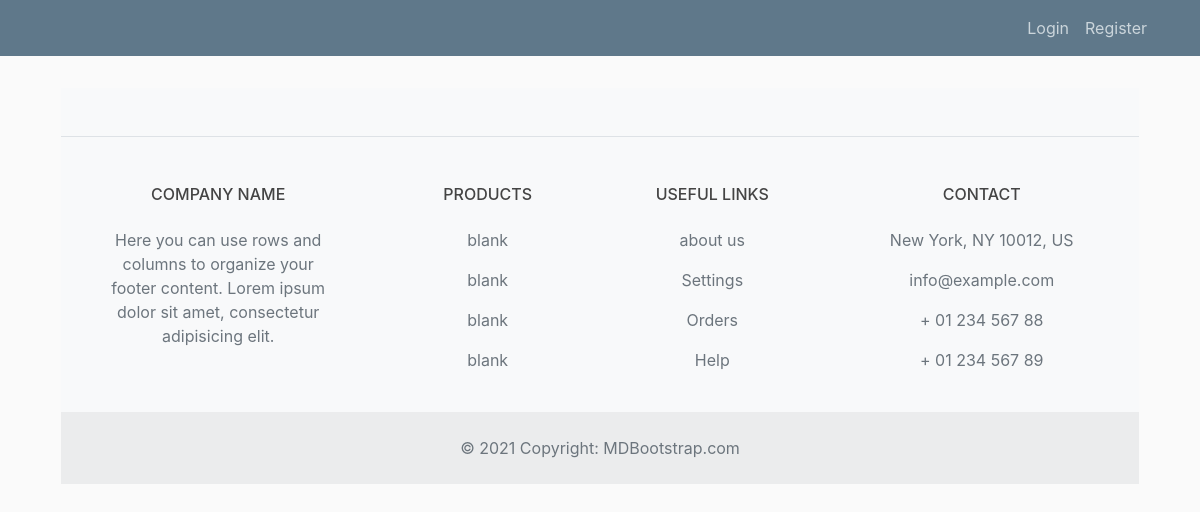
The page /blog/ on the database as committed earlier.
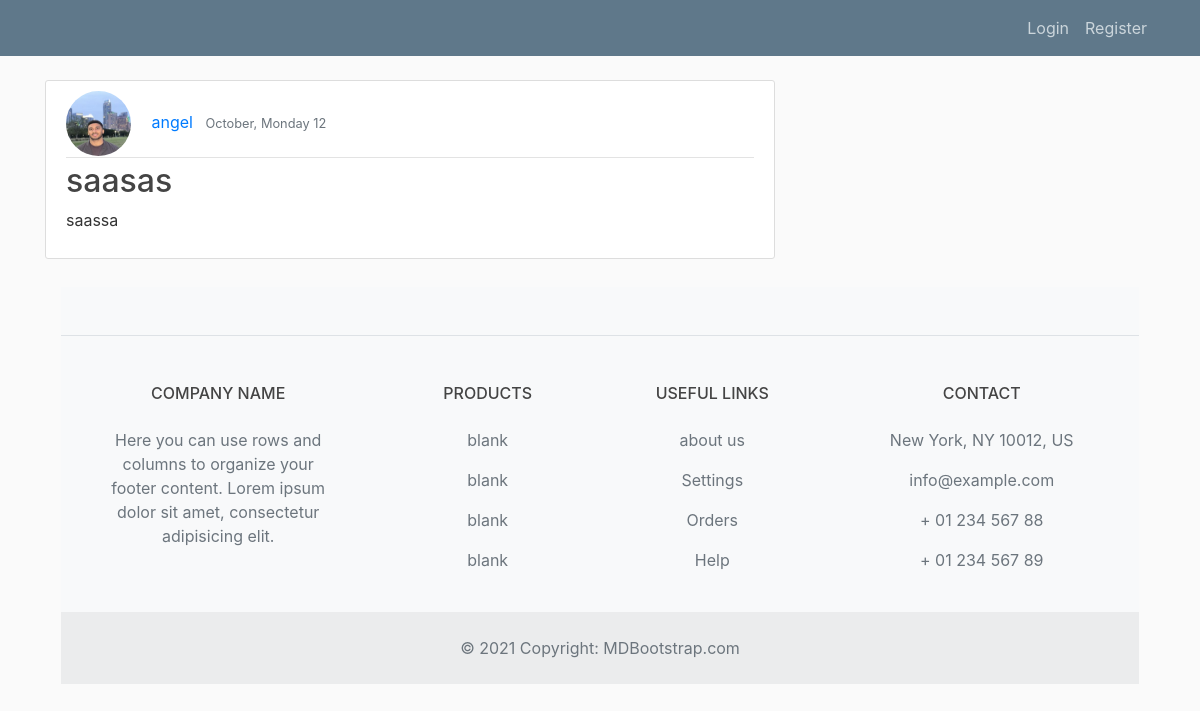
The same page on the database as committed later.
### blog/models.py (models this page shows, shortened)
class Post(models.Model):
    title = models.CharField(max_length=500)
    content = models.TextField()
    date_posted = models.DateTimeField(default=timezone.now)
    author = models.ForeignKey(User, on_delete=models.CASCADE)

### userMgt/models.py (models this page shows, shortened)
class Profile(models.Model): #company's profile model
    user    = models.OneToOneField(User, on_delete=models.CASCADE)
    image   = models.ImageField(default='default.jpeg', upload_to='profile_pics')

### blog/views.py (the view)
# urls.py: path('blog/', view.PostListView.as_view(), name='blog-home'),
class PostListView(ListView): #list every post object create by each user
    model = Post #from post model
    template_name = 'blog/home.html' #<app>/<model>_<viewtype>.html
    context_object_name = 'posts'
    ordering = ['-date_posted']
    paginate_by = 5

### blog/templates/blog/home.html (shortened to what this page needs)
{% extends "blog/base.html"%}
{% block content %}
    {% for post in object_list %}
    <article class="media content-section">
        <div class="media-body">
          <div class="article-metadata">
            <img class="rounded-circle article-img" src="{{post.author.profile.image.url}}"></img>
            <a class="mr-2" href="">{{ post.author }}</a>
            <small class="text-muted">{{ post.date_posted|date:"F, l j" }}</small>
          </div>
          <h2><a class="article-title" href="{% url 'post-detail' post.id %}">{{ post.title }}</a></h2>
          <p class="article-content">{{ post.content }}</p>
        </div>
      </article>
    {% endfor %}
{% endblock content %}

Rows that differ between the two databases and show on the page:
added Post: author.profile.image (picture), author "angel", date_posted "October, Monday 12", title "saasas", content "saassa"
